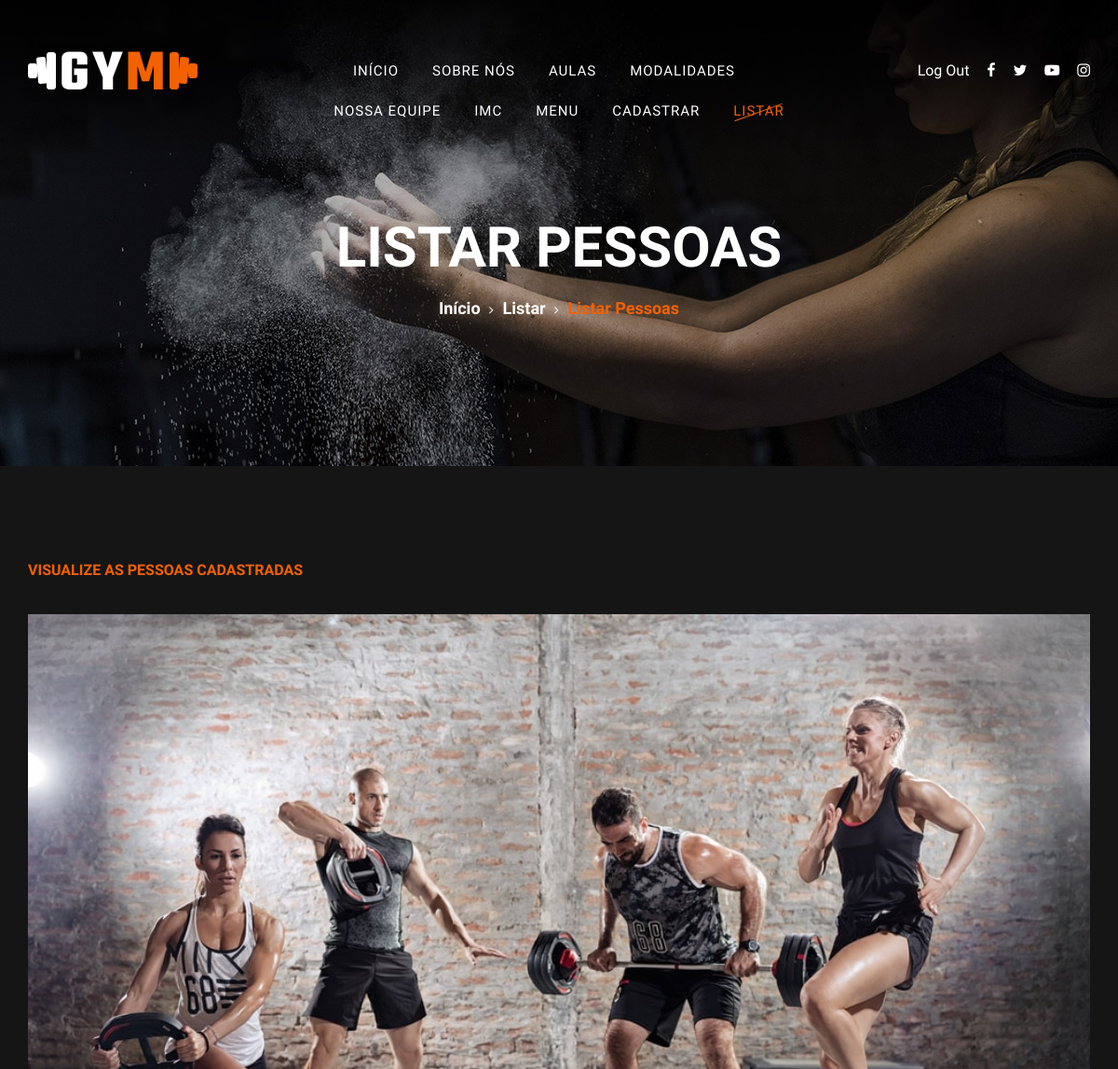
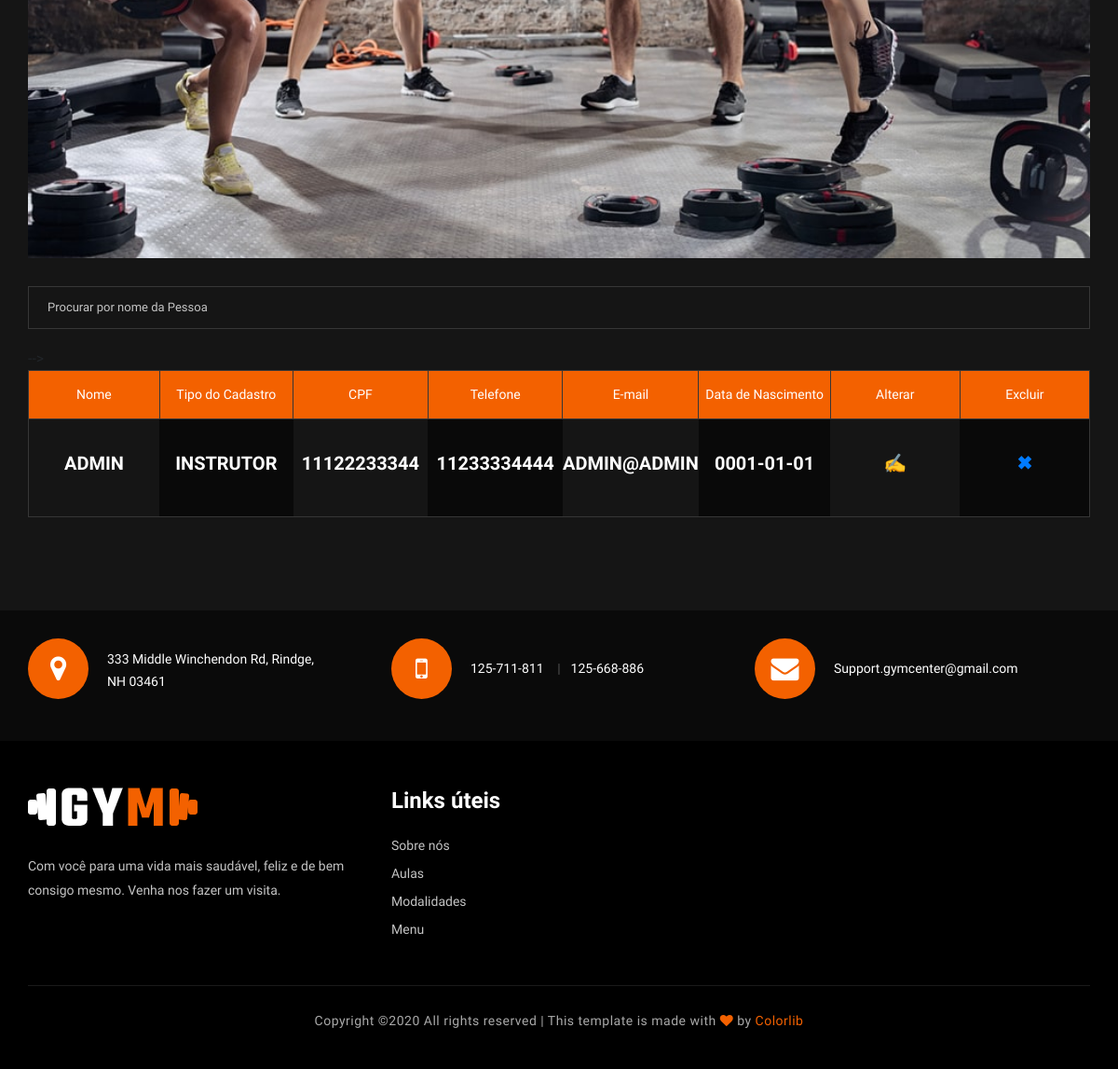
Screenshot of /listarpessoas.php (signed in) with the database file from the repository (2 pictures, top to bottom).
### tables this page shows
CREATE TABLE IF NOT EXISTS `Pessoa` (
  `idPessoa` INT(4) NOT NULL AUTO_INCREMENT,
  `CPF` CHAR(11) NOT NULL,
  `Nome` VARCHAR(45) NOT NULL,
  `Telefone` CHAR(11) NOT NULL COMMENT '(99)9 9999 9999',
  `E_MAIL` VARCHAR(45) NOT NULL,
  `Data_nascimento` DATE NOT NULL,
  `Senha` VARCHAR(45) NOT NULL,
  `Tipo_cargo` ENUM('C', 'I') NOT NULL,
  PRIMARY KEY (`idPessoa`),
  UNIQUE INDEX `CPF_UNIQUE` (`CPF` ASC));

### listarpessoas.php (the view, shortened to what this page needs)
<!DOCTYPE html>
<html lang="zxx">
<head>
    <link rel="stylesheet" href="css/bootstrap.min.css" type="text/css">
    <link rel="stylesheet" href="css/font-awesome.min.css" type="text/css">
    <link rel="stylesheet" href="css/flaticon.css" type="text/css">
    <link rel="stylesheet" href="css/owl.carousel.min.css" type="text/css">
    <link rel="stylesheet" href="css/barfiller.css" type="text/css">
    <link rel="stylesheet" href="css/magnific-popup.css" type="text/css">
    <link rel="stylesheet" href="css/slicknav.min.css" type="text/css">
    <link rel="stylesheet" href="css/style.css" type="text/css">
</head>
<body>
	<header class="header-section">
        <div class="container-fluid">
            <div class="row">
                <div class="col-lg-3">
                    <div class="logo">
                        <a href="./index.php">
                            <img src="img/logo.png" alt="">
                        </a>
                    </div>
                </div>
                <div class="col-lg-6">
                    <nav class="nav-menu">
                        <ul>
                            <li><a href="./index.php">Início</a></li>
                            <li><a href="./about-us.php">Sobre nós</a></li>
                            <li><a href="./aulas.php">Aulas</a></li>
                            <li><a href="./modalidades.php">Modalidades</a></li>
                            <li><a href="./team.php">Nossa equipe</a></li>
                            <li><a href="./imc.php">IMC</a></li>
                            <li><a href="./menu.php">Menu</a></li>
                            <?php
								if($_SESSION['cargo'] == 'instrutor'){
										echo '<li><a href="cadastrar.php">Cadastrar</a>
											<ul class="dropdown">
												<li><a href="cadastrarpessoa.php">Pessoa</a></li>
												<li><a href="cadastrartreino.php">Treino</a></li>
												<li><a href="cadastrarequipamento.php">Equipamento</a></li>
												<li><a href="cadastrarplano.php">Plano</a></li>
											</ul>
										</li>
										<li class="active"><a href="listar.php">Listar</a>
											<ul class="dropdown">
												<li><a href="listarpessoas.php">Pessoas</a></li>
												<li><a href="listartreinos.php">Treinos</a></li>
												<li><a href="listarequipamentos.php">Equipamentos</a></li>
												<li><a href="listarplanos.php">Planos</a></li>
											</ul>
										</li>';
								}
							?>
                        </ul>
                    </nav>
                </div>
                <div class="col-lg-3">
                    <div class="top-option">
                        <div class="to-social">
							<a href="logout.php">Log Out</a>
                            <a href="#"><i class="fa fa-facebook"></i></a>
                            <a href="#"><i class="fa fa-twitter"></i></a>
                            <a href="#"><i class="fa fa-youtube-play"></i></a>
                            <a href="#"><i class="fa fa-instagram"></i></a>
                        </div>
                    </div>
                </div>
            </div>
        </div>
    </header>
    <section class="breadcrumb-section set-bg" data-setbg="img/breadcrumb-bg.jpg">
        <div class="container">
            <div class="row">
                <div class="col-lg-12 text-center">
                    <div class="breadcrumb-text">
                        <h2>LISTAR PESSOAS</h2>
                        <div class="bt-option">
                            <a href="./index.php">Início</a>
                            <a href="./listar.php">Listar</a>
                            <span>Listar Pessoas</span>
                        </div>
                    </div>
                </div>
            </div>
        </div>
    </section>
    <section class="contact-section spad">
        <div class="container">
			<div class="section-title contact-title">
						<span>Visualize as pessoas cadastradas</span>
					</div>
            <div class="row">
				<div class="col-lg-12 col-md-12">
                    <div class="class-item">
                        <div class="ci-pic">
                            <img src="img/clients-4.jpg" alt="">
                        </div>
                    </div>
                </div>
                <div class="col-lg-12">
                    <div class="leave-comment">
                        <form action="#" method="post" name="frmLogin">
                            <input type="text" id="myInput" onkeyup="myFunction()" placeholder="Procurar por nome da Pessoa">
                        </form>
                        <div class="row">
							<div class="col-lg-12">
								<div class="class-timetable">
									<table id="myTable">
										<thead>
										<tr>
											<th>Nome</th>
											<th>Tipo do Cadastro</th>
											<th>CPF</th>
                                            <th>Telefone</th>
                                            <th>E-mail</th>
                                            <th>Data de Nascimento</th>
											<th>Alterar</th>
											<th>Excluir</th>
										</tr>
										</thead>
										<tbody>
												<?php
													require('phpConexaoBD.php');
													$sql = 'SELECT * FROM Pessoa ORDER BY Nome ASC';
													$tabela = mysqli_query($conexao,$sql) or die(mysqli_error($conexao));
													while($linha=mysqli_fetch_row($tabela)){
														if($linha[7]=='C'){
															$cargo = 'Cliente';
														}else{
															$cargo = 'Instrutor';
														}
														echo '<tr>
																<td class="hover-dp ts-meta"><h5>'.htmlentities($linha[2]).'</h5></td>
																<td class="dark-bg hover-dp ts-meta"><h5>'.$cargo.'</h5></td>
																<td class="hover-dp ts-meta"><h5>'.htmlentities($linha[1]).'</h5></td>
																<td class="dark-bg hover-dp ts-meta"><h5>'.htmlentities($linha[3]).'</h5></td>
																<td class="hover-dp ts-meta"><h5>'.htmlentities($linha[4]).'</h5></td>
																<td class="dark-bg hover-dp ts-meta"><h5>'.htmlentities($linha[5]).'</h5></td>
																<td class="hover-dp ts-meta"><h5><center><a href="alterarpessoa.php?codigo='.$linha[0].'"><b>&#9997;</b></a></h5></td>
																<td class="dark-bg hover-dp ts-meta"><h5><center><a href="phpExcluirPessoa.php?codigo='.$linha[0].'"><b>&#10006;</b></a></h5></td>
															</tr>';
													}
												?>
										</tbody>
									</table>
								</div>
							</div>
                        </div>
                    </div>
                </div>
            </div>
        </div>
    </section>
    <div class="gettouch-section">
        <div class="container">
            <div class="row">
                <div class="col-md-4">
                    <div class="gt-text">
                        <i class="fa fa-map-marker"></i>
                        <p>333 Middle Winchendon Rd, Rindge,<br/> NH 03461</p>
                    </div>
                </div>
                <div class="col-md-4">
                    <div class="gt-text">
                        <i class="fa fa-mobile"></i>
                        <ul>
                            <li>125-711-811</li>
                            <li>125-668-886</li>
                        </ul>
                    </div>
                </div>
                <div class="col-md-4">
                    <div class="gt-text email">
                        <i class="fa fa-envelope"></i>
                        <p>Support.gymcenter@gmail.com</p>
                    </div>
                </div>
            </div>
        </div>
    </div>
    <section class="footer-section">
        <div class="container">
            <div class="row">
                <div class="col-lg-4">
                    <div class="fs-about">
                        <div class="fa-logo">
                            <a href="#"><img src="img/logo.png" alt=""></a>
                        </div>
                        <p>Com você para uma vida mais saudável, feliz e de bem consigo mesmo.
                            Venha nos fazer um visita.</p>
                    </div>
                </div>
                <div class="col-lg-2 col-md-3 col-sm-6">
                    <div class="fs-widget">
                        <h4>Links úteis</h4>
                        <ul>
                            <li><a href="./about-us.php">Sobre nós</a></li>
                            <li><a href="./aulas.php">Aulas</a></li>
                            <li><a href="./modalidades.php">Modalidades</a></li>
                            <?php
                                if(isset($_SESSION['login']))
                                {
                                    echo '<li><a href="./menu.php">Menu</a></li>';
                                }
                                else{
                                    echo '<li><a href="./entrar.php">Login</a></li>';
                                }
                            ?>
                        </ul>
                    </div>
                </div>
            </div>
            <div class="row">
                <div class="col-lg-12 text-center">
                    <div class="copyright-text">
                        <p>
  Copyright &copy;<script>document.write(new Date().getFullYear());</script> All rights reserved | This template is made with <i class="fa fa-heart" aria-hidden="true"></i> by <a href="https://colorlib.com" target="_blank">Colorlib</a>
  </p>
                    </div>
                </div>
            </div>
        </div>
    </section>
</body>
</html>

### css/barfiller.css (style rules this page uses)
body { font-family: Arial; }

### rows the page displays
pessoa: Nome "ADMIN", Tipo_cargo "INSTRUTOR", CPF "11122233344", Telefone "11233334444", E_MAIL "ADMIN@ADMIN", Data_nascimento "0001-01-01"
